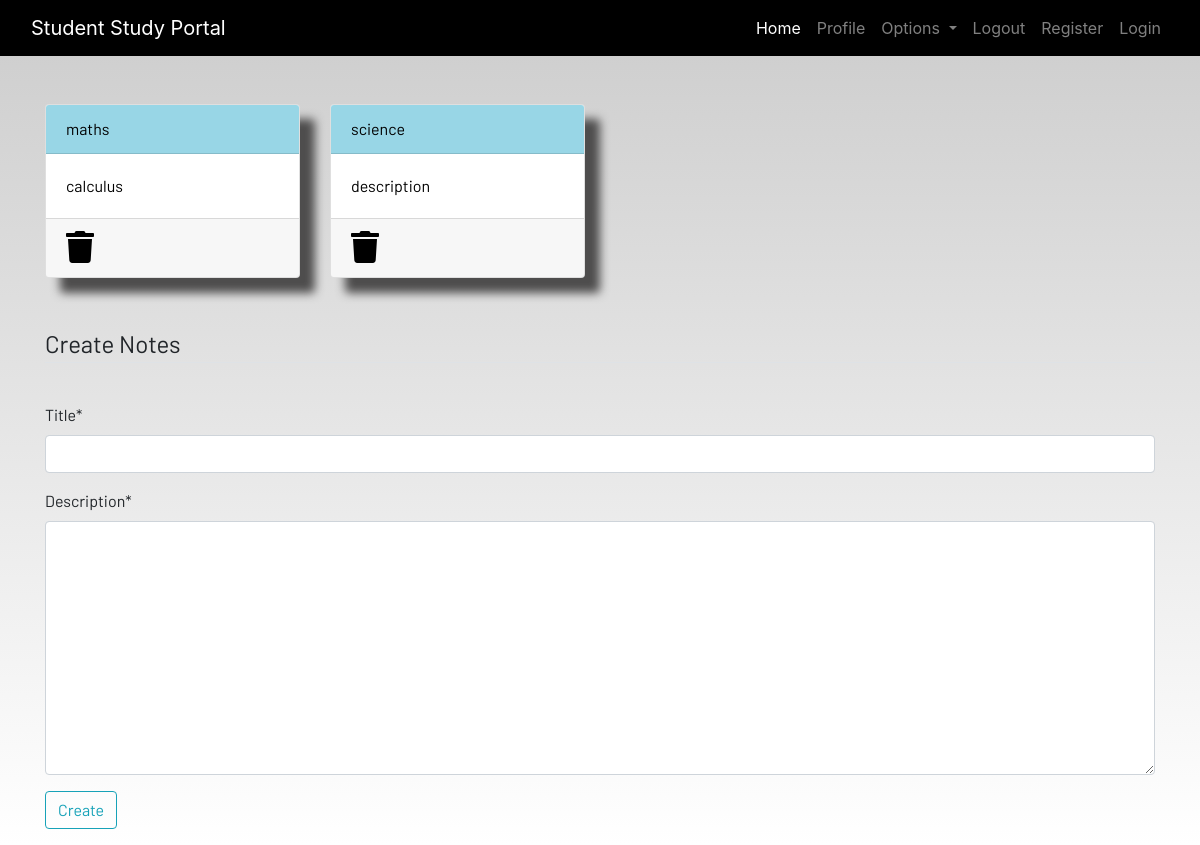
Screenshot of /notes/ (signed in) with the database file from the repository.
### portal/models.py (models this page shows, shortened)
class Notes(models.Model):
    user = models.ForeignKey(User,on_delete=models.CASCADE,default=None,null=True)
    title = models.CharField(max_length=200)
    description = models.TextField()
    class Meta:
        verbose_name = "notes "
        verbose_name_plural="Notes"

### portal/views.py (the view)
# urls.py: path('notes/',views.notes,name="notes"),
def notes(request):
    if request.method == 'POST':
        form = NotesForm(request.POST)
        if form.is_valid():
            notes = Notes(user=request.user,title=request.POST['title'],description=request.POST['description'])
            notes.save()
        messages.success(request,f"notes added from {request.user.username}successfully")
    else:
        form = NotesForm()
    notes = Notes.objects.filter(user=request.user)
    context={'notes':notes,'form':form}
    return render(request,'portal/notes.html',context)

### portal/forms.py
class NotesForm(forms.ModelForm):
    class Meta:
        model = Notes
        fields = ["title","description"]

### portal/templates/portal/notes.html (shortened to what this page needs)
{% extends 'portal/base.html' %}
{% load static %}
{% load crispy_forms_tags%}
{% block content %}
<div class="container">
    <div class="row">
        {% for note in notes%}
        <div class="col-md-3">
            <a href="{% url 'notes_detail' note.id %}">
                <div class="card">
                    <div class="card-header">{{note.title}}</div>
                    <div class="card-body">{{note.description|slice:"0:100"}}</div>
                    <div class="card-footer mt-auto "><a href="{% url 'delete_note' note.id %}">
                        <i class="fa fa-trash fa-2x"></i></a>
                    </div>
                </div>
            </a>
        </div>
        {% endfor %}
        <br><br>
    </div>
</div>
<br><br>
<div class="container">
    <form method="POST">{% csrf_token %}
        <fieldset class="form-group">
            <legend class="border-bottom mb-4">Create Notes</legend>
        </fieldset>
        {{form|crispy}}
        <div class="form-group">
            <button href="" class="btn btn-outline-info" type="submit">
                Create
            </button>
        </div>
    </form>
</div>
{% endblock content %}

### static/css/main.css (style rules this page uses)
html { scroll-behavior: smooth; height: 100%; width: 100%; }
.card { box-shadow: 15px 15px 10px rgb(78, 77, 77); }
a { text-decoration: none !important; color: black; }
.card-header { color: black !important; background: rgb(152, 214, 230) !important; transition: 0.3s ease-in; }
html, body { max-width: 100%; overflow-x: hidden; height: 100%; width: 100%; }
body { background: linear-gradient(rgba(0, 0, 0, 0.2), rgba(255, 255, 255, 0.5)); overflow-x: hidden; background-repeat: no-repeat; }
.card-header { background-color: rgb(133, 204, 231); }
.col-md-3 .card { width: 100%; height: 100%; }
.fa { color: black; }

### rows the page displays
Notes: title "maths", description "calculus"
Notes: title "science", description "description"
